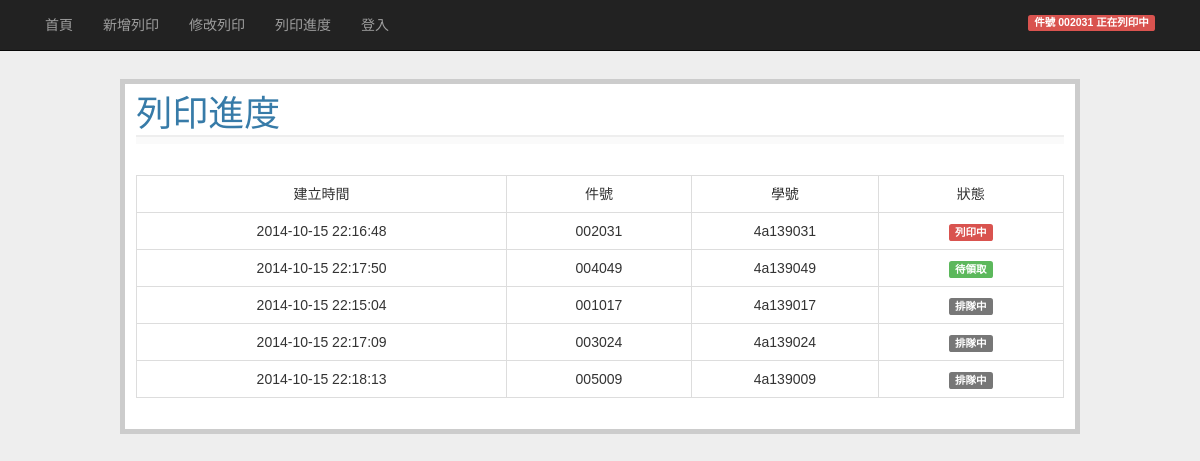
The page /show_print on the database as committed earlier.
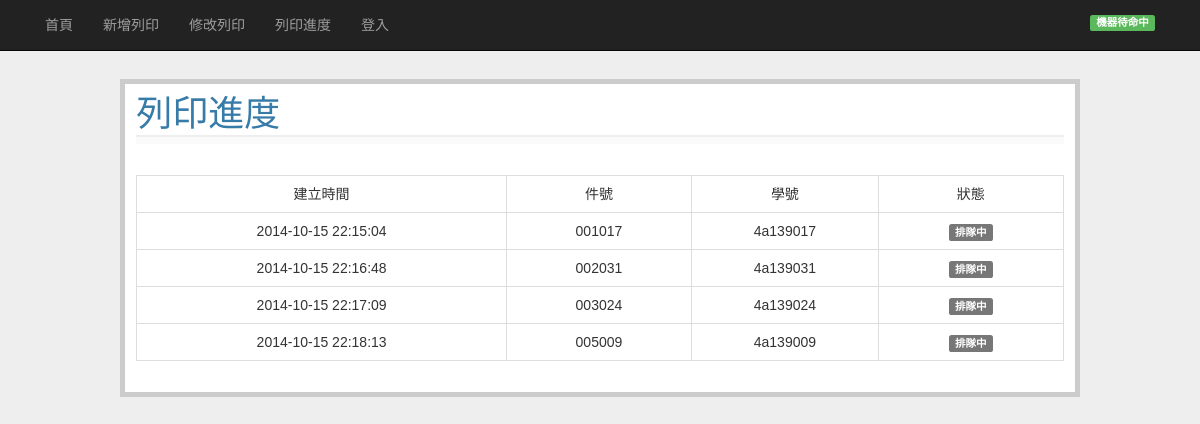
The same page on the database as committed later.
### tables this page shows
CREATE TABLE prints (
  id integer primary key autoincrement,
  create_time datetime default (datetime('now','localtime')),
  print_id CHAR(6) UNIQUE not null,
  stu_id CHAR(10) not null,
  name string not null,
  phone CHAR(10) not null,
  status int not null
);

### web_server.py (the view)
@app.route('/show_print')
def show_entries():
    title="列印進度"
    if not session.get('logged_in'):
        cur = g.db.execute('select create_time, print_id, stu_id, status from prints where status<>"3" order by status desc,create_time asc')
        entries = [dict(create_time=row[0],print_id=row[1],stu_id=row[2],status=row[3]) for row in cur.fetchall()]
    else:
        cur = g.db.execute('select create_time, print_id, stu_id, name, phone, status from prints where status<>"3" order by status desc,create_time asc')
        entries = [dict(create_time=row[0],print_id=row[1],stu_id=row[2],name=row[3],phone=row[4],status=row[5]) for row in cur.fetchall()]
    return render_template('show_entries.html', entries=entries,printnow=get_print_now_id(),title=title)

### web_server.py (called while the page is built)
def connect_db():
    return sqlite3.connect(app.config['DATABASE'])

def get_print_now_id():
    pt = g.db.execute('select print_id from prints where status=2')
    printnow=pt.fetchall()
    return printnow[0][0] if printnow else None

@app.before_request
def before_request():
    g.db = connect_db()

@app.teardown_request
def teardown_request(exception):
    db = getattr(g, 'db', None)
    if db is not None:
        db.close()

### templates/show_entries.html (shortened to what this page needs)
{% extends "layout.html" %}
{% block input %}
<br>
<table class="table table-bordered text-center">
  <tr>
    <td class="col-md-2">建立時間</td>
    <td class="col-md-1">件號</td>
    <td class="col-md-1">學號</td>
    <td class="col-md-1">狀態</td>
  </tr>
{% for entry in entries %}
    <tr>
      <td Style="vertical-align:middle; height: auto;">{{ entry.create_time }}</td>
      <td Style="vertical-align:middle; height: auto;">{{ entry.print_id }}</td>
      <td Style="vertical-align:middle; height: auto;">{{ entry.stu_id }}</td>
      <td Style="vertical-align:middle; height: auto;">
        <span class="label
        {% if entry.status==0 %}
           label-default ">排隊中</span>
        {% elif entry.status==2 %}
           label-danger">列印中</span>
        {% elif entry.status==1 %}
           label-success">待領取</span>
        {% endif %}
      </td>
    </tr>
{% else %}
<tr>
  <td colspan='7'><em>尚未有任何列印佇列。</em></td>
</tr>
{% endfor %}
</table>
{% endblock %}

### templates/layout.html (shortened to what this page needs)
<!doctype html>
<head>
  <link href="{{ url_for('static', filename='css/bootstrap.css') }}" rel="stylesheet" media="screen">
  <link rel=stylesheet type=text/css href="{{ url_for('static', filename='style.css') }}">
</head>
<body>
  <nav class="navbar navbar-default navbar-static-top navbar-inverse" role="navigation">
    <div class="container">
      <span>
      <ul class="nav navbar-nav">
          <li><a href="{{ url_for('show_index') }}">首頁</a></li>
          <li><a href="{{ url_for('add_entry') }}">新增列印</a></li>
          <li><a href="{{ url_for('search_entry') }}">修改列印</a></li>
          <li><a href="{{ url_for('show_entries') }}">列印進度</a></li>
          <li>
            {% if not session.logged_in %}
              <a href="{{ url_for('login') }}">登入</a>
            {% else %}
              <a href="{{ url_for('logout') }}">登出</a>
            {% endif %}
          </li>
      </ul>
      </span>
      {% if printnow!=None %}
      <span class="label label-danger status-r-margin pull-right">  件號 {{ printnow }} 正在列印中</span>
      {% else %}
      <span class="label label-success status-r-margin pull-right">機器待命中</span>
      {% endif %}
    </div>
  </nav>
  <div class="row page">
    <h1>{{ title }}</h1>
    <div class=metanav>
    </div>
    {% block input %}{% endblock %}
  </div>
</body>

### static/style.css (style rules this page uses)
body { font-family: sans-serif; background: #eee; }
a, h1, h2 { color: #377ba8; }
h1, h2 { font-family: 'Georgia', serif; margin: 0; }
h1 { border-bottom: 2px solid #eee; }
.page { margin: 2em auto; width: 80%; border: 5px solid #ccc; padding: 0.8em; background: white; }
.metanav { text-align: right; font-size: 0.8em; padding: 0.3em; margin-bottom: 1em; background: #fafafa; }
.status-r-margin { margin: 15px; }

Rows that differ between the two databases and show on the page:
no longer on this page (row edited): prints: create_time "2014-10-15 22:17:50", print_id "004049", stu_id "4a139049", status "待領取"
shown differently, row unchanged: prints (number 1 of 4 on the later page): moves up the list
changed prints (number 2 of 4 on the later page): print "002031" → (not shown); status "列印中" → "排隊中"
Other text that changed with them:
text no longer shown: "件號 正在列印中"
text now shown: "機器待命中"
